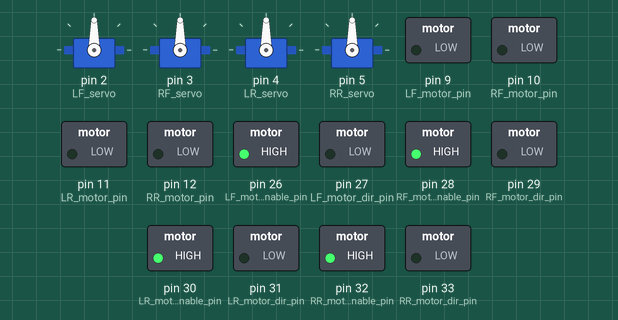
Simulated run of this sketch. Board: Arduino Mega 2560, built with avr-gcc and run on an emulated ATmega2560. Shown: 4 × servo, switched loads named in the sketch (green lamp = pin HIGH). What the sketch prints to the serial monitor is not drawn.

Above: at 0.1 s.
Timing chart, 0 to 1.6 s (numbered marks = the images above):
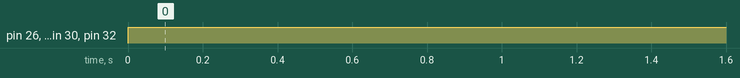

The sketch:

miningTest.ino
```cpp
#include <Servo.h>
#include <ros.h>
#include <std_msgs/Float32.h>
#include <std_msgs/Bool.h>
#include <std_msgs/UInt8.h>

float angSpeed = 2;
float linSpeed = 1;
float dumpPos = 255; //down as default
float suspPos = 0; //up as default
float doorPos = 0;
float augerSpeed = 0;

Servo LF_servo, RF_servo, LR_servo, RR_servo;
Servo augerSudoServo;

//these 4 pins are arbitrary as of april 27
int suspActuator_pin = 6;
int dumpActuator_pin = 7;
int augerMotor_pin = 8;
int doorPos_pin = 13;

int LF_motor_dir_pin = 27;
int RF_motor_dir_pin = 29;
int LR_motor_dir_pin = 31;
int RR_motor_dir_pin = 33;

int LF_motor_enable_pin = 26;
int RF_motor_enable_pin = 28;
int LR_motor_enable_pin = 30;
int RR_motor_enable_pin = 32;

int LF_motor_pin = 9;
int RF_motor_pin = 10;
int LR_motor_pin = 11;
int RR_motor_pin = 12;

boolean LF_motor_enable = 1;
boolean RF_motor_enable = 1;
boolean LR_motor_enable = 1;
boolean RR_motor_enable = 1;

boolean LF_motor_dir = 1;
boolean RF_motor_dir = 1;
boolean LR_motor_dir = 1;
boolean RR_motor_dir = 1;

float LF_wheel_rpm = 0.0;
float RF_wheel_rpm = 0.0;
float LR_wheel_rpm = 0.0;
float RR_wheel_rpm = 0.0;

float LF_servo_angle = 90.0;
float RF_servo_angle = 90.0;
float LR_servo_angle = 90.0;
float RR_servo_angle = 90.0;

float LF_old_servo_angle = 90.0;
float RF_old_servo_angle = 90.0;
float LR_old_servo_angle = 90.0;
float RR_old_servo_angle = 90.0;

int LF_servo_cmd = 0;
int RF_servo_cmd = 0;
int LR_servo_cmd = 0;
int RR_servo_cmd = 0;

int LF_motor_cmd = 0;
int RF_motor_cmd = 0;
int LR_motor_cmd = 0;
int RR_motor_cmd = 0;

float motor_rpm;

//-----------------constants
float WHEEL_RADIUS = 0.1397;
float MIN_SPEED = 0;
float MAX_SPEED = 20000; // in Revolutions per minutes
float LENGTH = 0.71;
float WIDTH = 0.7219;
float DIST_TO_AXIS_A = 0.5074;
int MAX_ANGLE = 35; //in degrees; ratio of lin/ang = 1.5

int SEC_PER_MIN = 60;
int GEAR_RATIO = 74;

float TOL = 0.5;
float ANG_STOP_THRESH = 2.0;
float LIN_STOP_THRESH = 0.9;

int SUSP_INTERFERENCE_LIMIT = 150; //command sent to suspension actuators. values greater than this correspond to mining
float MINING_MAX_SERVO_ANGLE_FRONT = 0;
float MINING_MAX_SERVO_ANGLE_REAR = 30;

float TRAVEL_MAX_SERVO_ANGLE_FRONT = 50;
float TRAVEL_MAX_SERVO_ANGLE_REAR = 50;

void setup()
{
  Serial.begin(9600);

  // ===== Driving and Steering ====
  pinMode(LF_motor_pin, OUTPUT);
  pinMode(RF_motor_pin, OUTPUT);
  pinMode(LR_motor_pin, OUTPUT);
  pinMode(RR_motor_pin, OUTPUT);

  LF_servo.attach(2);
  RF_servo.attach(3);
  LR_servo.attach(4);
  RR_servo.attach(5);

  pinMode(LF_motor_enable_pin, OUTPUT);
  pinMode(RF_motor_enable_pin, OUTPUT);
  pinMode(LR_motor_enable_pin, OUTPUT);
  pinMode(RR_motor_enable_pin, OUTPUT);

  pinMode(LF_motor_dir_pin, OUTPUT);
  pinMode(RF_motor_dir_pin, OUTPUT);
  pinMode(LR_motor_dir_pin, OUTPUT);
  pinMode(RR_motor_dir_pin, OUTPUT);
}

void loop()
{
  miningAckerman();

}

void miningAckerman()
{
  digitalWrite(LF_motor_enable_pin, LF_motor_enable);
  digitalWrite(RF_motor_enable_pin, RF_motor_enable);
  digitalWrite(LR_motor_enable_pin, LR_motor_enable);
  digitalWrite(RR_motor_enable_pin, RR_motor_enable);


  if(linSpeed < 0) //changed from <= to < because '==' has a different case
  {
      LF_motor_dir = 0;
      RF_motor_dir = 0;
      LR_motor_dir = 0;
      RR_motor_dir = 0;
  }

  else if(linSpeed > 0)
  {
      LF_motor_dir = 1;
      RF_motor_dir = 1;
      LR_motor_dir = 1;
      RR_motor_dir = 1;
  }


  float ackRadius = abs(linSpeed)/abs(angSpeed);
  float innerFront = 0;
  float outerFront = 0;
  float innerBack = atan(LENGTH/(ackRadius - (WIDTH/2.0)))*180/PI;
  float outerBack = atan(LENGTH/(ackRadius + (WIDTH/2.0)))*180/PI;

  float R1 = sqrt(pow(ackRadius,2) - pow(DIST_TO_AXIS_A, 2));

  float rad1 = 0;
  float rad2 = 0;
  float rad3 = 0;
  float rad4 = 0;


  float dir = (angSpeed * linSpeed) /abs((angSpeed * linSpeed));  //Will return +/- 1 for CCW or CW, respectively (note this variable is distinct from LF_motor_dir, RF_motor_dir, etc)

  if(dir>0.0)  //counter clockwise
  {
      LF_servo_angle = 90 - innerFront;
      RF_servo_angle = 90 - outerFront;
      LR_servo_angle = 90 + innerBack;
      RR_servo_angle = 90 + outerBack;

      if(innerFront == 0.0)
	    {

   	 	    rad1 = R1 - WIDTH/2;
   	 	    rad2 = R1 + WIDTH/2;
   	 	    rad3 = sqrt(pow(LENGTH, 2) + pow(R1-WIDTH/2, 2));
  	 	    rad4 = sqrt(pow(LENGTH, 2) + pow(R1+WIDTH/2, 2));
	    }

	    else
      {
          rad1 = sqrt(pow(LENGTH/2, 2) + pow(ackRadius-WIDTH/2, 2));
          rad2 = sqrt(pow(LENGTH/2, 2) + pow(ackRadius+WIDTH/2, 2));
		      rad3 = sqrt(pow(LENGTH/2, 2) + pow(ackRadius-WIDTH/2, 2));
		      rad4 = sqrt(pow(LENGTH/2, 2) + pow(ackRadius+WIDTH/2, 2));
      }
  }

  else if(dir<0.0)  //clockwise
  {

      LF_servo_angle = 90.0 + outerFront;
      RF_servo_angle = 90.0 + innerFront;
      LR_servo_angle = 90.0 - outerBack;
      RR_servo_angle = 90.0 - outerBack;

	    if(innerFront == 0.0)
	    {
   	     	R1 = sqrt(pow(ackRadius,2) - pow(DIST_TO_AXIS_A, 2));
   	     	rad1 = R1 + WIDTH/2;
   	     	rad2 = R1 - WIDTH/2;
   	     	rad3 = sqrt(pow(LENGTH, 2) + pow(R1+WIDTH/2, 2));
  	     	rad4 = sqrt(pow(LENGTH, 2) + pow(R1-WIDTH/2, 2));
	    }

	    else
	    {
		      rad1 = sqrt(pow(LENGTH/2, 2) + pow(ackRadius+WIDTH/2, 2));
		      rad2 = sqrt(pow(LENGTH/2, 2) + pow(ackRadius-WIDTH/2, 2));
	  	    rad3 = sqrt(pow(LENGTH/2, 2) + pow(ackRadius+WIDTH/2, 2));
	  	    rad4 = sqrt(pow(LENGTH/2, 2) + pow(ackRadius-WIDTH/2, 2));
	    }

  }

    //now for drive motor velocities
    LF_wheel_rpm = (rad1 / WHEEL_RADIUS) * angSpeed*SEC_PER_MIN/(2*PI);
    RF_wheel_rpm = (rad2 / WHEEL_RADIUS) * angSpeed*SEC_PER_MIN/(2*PI);
    LR_wheel_rpm = (rad3 / WHEEL_RADIUS) * angSpeed*SEC_PER_MIN/(2*PI);
    RR_wheel_rpm = (rad4 / WHEEL_RADIUS) * angSpeed*SEC_PER_MIN/(2*PI);

    Serial.println(innerBack);
}


void setWheelDirection(boolean LF_motor_dir, boolean RF_motor_dir, boolean LR_motor_dir, boolean RR_motor_dir)
{
  RF_motor_dir = !RF_motor_dir;
  RR_motor_dir = !RR_motor_dir;

  //forward or backwards for drive wheels
  digitalWrite(LF_motor_dir_pin, LF_motor_dir);
  digitalWrite(RF_motor_dir_pin, RF_motor_dir);
  digitalWrite(LR_motor_dir_pin, LR_motor_dir);
  digitalWrite(RR_motor_dir_pin, RR_motor_dir);
}
void setWheelAngle(float LF_servo_angle, float RF_servo_angle, float LR_servo_angle, float RR_servo_angle)
{
  //motor numbers --> upper left = 1, upper right = 2, lower left = 3, lower right = 4


  //initialize limits on what commands can be sent
  int frontServoLowerLimit_cmd = 1000;
  int frontServoUpperLimit_cmd = 2000;
  int rearServoLowerLimit_cmd = 1000;
  int rearServoUpperLimit_cmd = 2000;

  LF_servo_cmd = map(LF_servo_angle,0,180,1000,2000);
  RF_servo_cmd = map(RF_servo_angle,0,180,1000,2000);
  LR_servo_cmd = map(LR_servo_angle,0,180,1000,2000);
  RR_servo_cmd = map(RR_servo_angle,0,180,1000,2000);

  //prevent interference    //ASSUMES LEFT-RIGHT SYMMETRICAL LIMITS
  if (suspPos > SUSP_INTERFERENCE_LIMIT){    //mining mode
    frontServoLowerLimit_cmd = 1500-MINING_MAX_SERVO_ANGLE_FRONT*1000.0/180.0;
    frontServoUpperLimit_cmd = 1500+MINING_MAX_SERVO_ANGLE_FRONT*1000.0/180.0;
    rearServoLowerLimit_cmd = 1500-MINING_MAX_SERVO_ANGLE_REAR*1000.0/180.0;
    rearServoUpperLimit_cmd = 1500+MINING_MAX_SERVO_ANGLE_REAR*1000.0/180.0;
  }
  else{  //travelling mode
    frontServoLowerLimit_cmd = 1500-TRAVEL_MAX_SERVO_ANGLE_FRONT*1000.0/180.0;
    frontServoUpperLimit_cmd = 1500+TRAVEL_MAX_SERVO_ANGLE_FRONT*1000.0/180.0;
    rearServoLowerLimit_cmd = 1500-TRAVEL_MAX_SERVO_ANGLE_REAR*1000.0/180.0;
    rearServoUpperLimit_cmd = 1500+TRAVEL_MAX_SERVO_ANGLE_REAR*1000.0/180.0;
  }

    LF_servo_cmd = constrain(LF_servo_cmd, frontServoLowerLimit_cmd, frontServoUpperLimit_cmd);
    RF_servo_cmd = constrain(RF_servo_cmd, frontServoLowerLimit_cmd, frontServoUpperLimit_cmd);
    LR_servo_cmd = constrain(LR_servo_cmd, rearServoLowerLimit_cmd, frontServoUpperLimit_cmd);
    RR_servo_cmd = constrain(RR_servo_cmd, rearServoLowerLimit_cmd, frontServoUpperLimit_cmd);


  //prevent accidental continuous rotation: (should be already accounted for above, but it cant hurt to be safe)
  LF_servo_cmd = constrain(LF_servo_cmd, 1000, 2000);
  RF_servo_cmd = constrain(RF_servo_cmd, 1000, 2000);
  LR_servo_cmd = constrain(LR_servo_cmd, 1000, 2000);
  RR_servo_cmd = constrain(RR_servo_cmd, 1000, 2000);


  //send signals to motors
  LF_servo.writeMicroseconds(LF_servo_cmd);
  RF_servo.writeMicroseconds(RF_servo_cmd);
  LR_servo.writeMicroseconds(LR_servo_cmd);
  RR_servo.writeMicroseconds(RR_servo_cmd);

/*

THE FOLLOWING AVOIDS CHANGING THE PWM SIGNAL IF THE OLD SERVO ANGLE WAS THE SAME. THE PROBLEM WE WERE HAVING WAS A GROUND PLANE ISSUE - NOT THIS
IF WE UNCOMMENT THIS BLOCK, WE NEED TO REMOVE THE writeMicroseconds COMMANDS ABOVE

   if(abs(LF_servo_angle - LF_old_servo_angle)>TOL || abs(RR_servo_angle-RR_old_servo_angle)>TOL)
  if(abs(LF_servo_angle - LF_old_servo_angle)>TOL || abs(RR_servo_angle-RR_old_servo_angle)>TOL)
  {
    LF_servo.writeMicroseconds(LF_servo_cmd);
    RF_servo.writeMicroseconds(RF_servo_cmd);
    LR_servo.writeMicroseconds(LR_servo_cmd);
    RR_servo.writeMicroseconds(RR_servo_cmd);
  }
}

*/
}

void setWheelSpeed(int LF_wheel_rpm, int RF_wheel_rpm, int LR_wheel_rpm, int RR_wheel_rpm) {
  //THESE CALIBRATION CONSTANTS NEED TO BE BETTER DOCUMENTED!!
  //I think they were determined on wheels that are floating in the air to map rpm to a 0-255 command
  //I think the process of coming up with these constants is in google drive somewhere, in the second sheet of a spreadsheet
  //-Nick

  float A = 11.7718918;
  float B = -3.81049;


  LF_motor_cmd = A*LF_wheel_rpm + B;
  RF_motor_cmd = A*RF_wheel_rpm + B;
  LR_motor_cmd = A*LR_wheel_rpm + B;
  RR_motor_cmd = A*RR_wheel_rpm + B;

  analogWrite(LF_motor_pin, LF_wheel_rpm);
  analogWrite(RF_motor_pin, RF_wheel_rpm);
  analogWrite(LR_motor_pin, LR_wheel_rpm);
  analogWrite(RR_motor_pin, RR_wheel_rpm);
}
```

Measured:
- by itself, pin 26 (LF_motor_enable_pin), pin 28 (RF_motor_enable_pin), pin 30 (LR_motor_enable_pin), pin 32 (RR_motor_enable_pin): LOW → HIGH at 0.00 s
